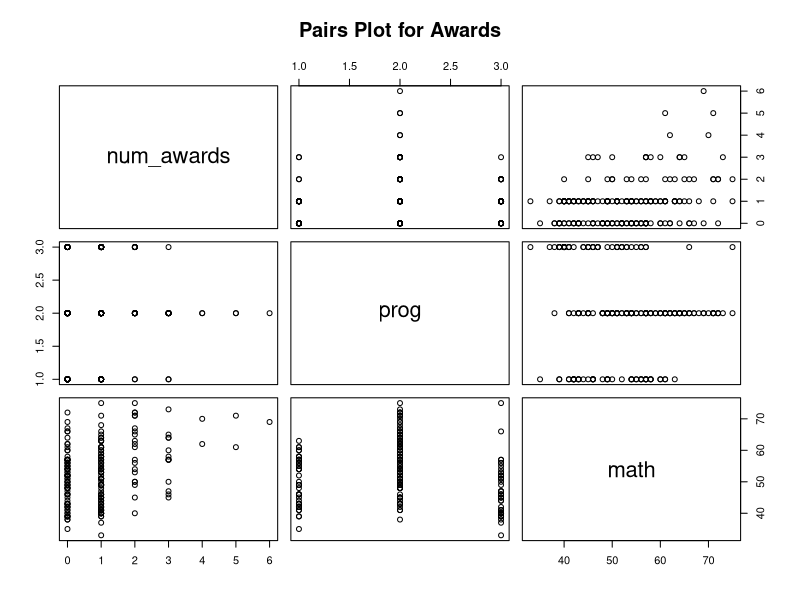
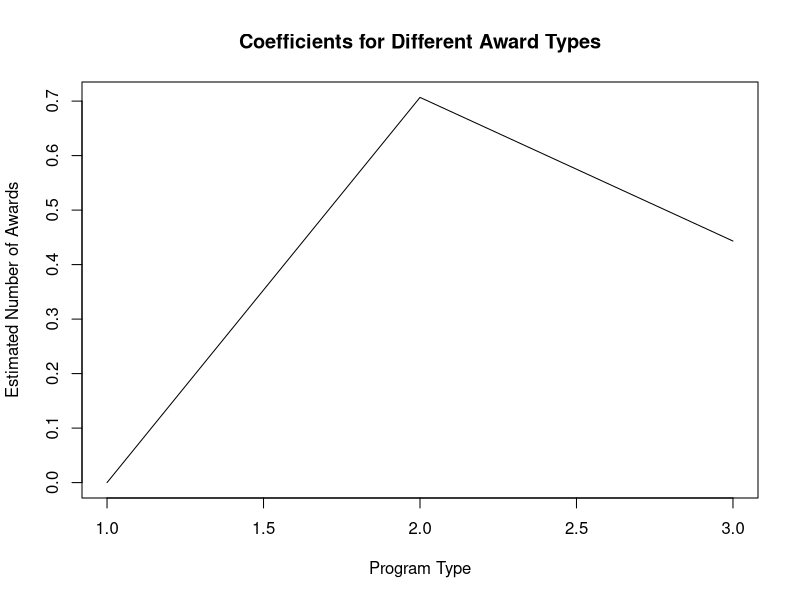
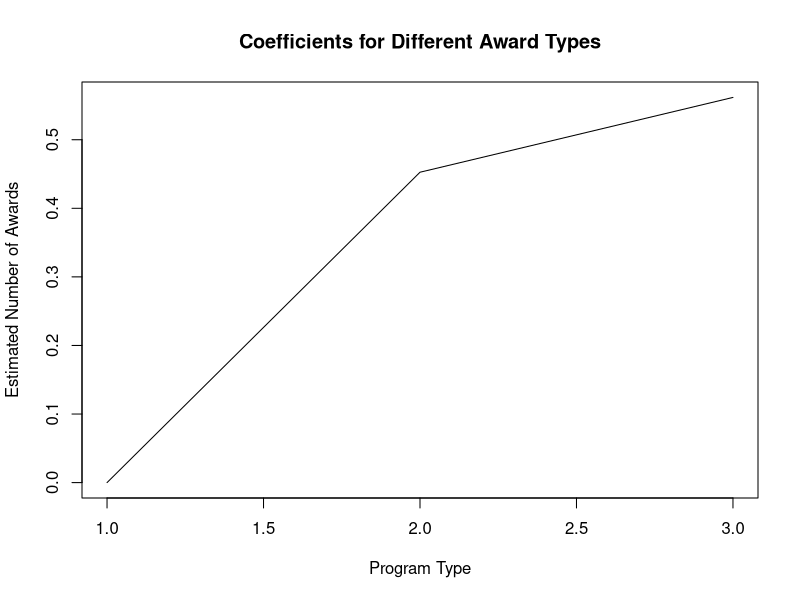

The R source for these figures, in order:
## ---- chunk 1
#Read in the data and extract the relevant column
awards=read.table("data/awards.txt",header=TRUE)
pairs(awards, main="Pairs Plot for Awards")
## ---- chunk 2
#Simple Poisson regression without math
awardsglm = glm(num_awards~prog, family=poisson, data=awards)
summary(awardsglm)
## ---- chunk 3
#Poisson regression with program as a factor
awards$prog=factor(awards$prog)
awardsglm2 = glm(num_awards~prog, family=poisson, data=awards)
summary(awardsglm2)
plot(c(0,coef(awardsglm2)[2:3]),type="l",xlab="Program Type",ylab="Estimated Number of Awards",main="Coefficients for Different Award Types")
## ---- chunk 4
program1 = data.frame(prog="1")
program2 = data.frame(prog="2")
program3 = data.frame(prog="3")
estimated_num_awards_p1 = predict(awardsglm2,program1,type="response")
estimated_num_awards_p2 = predict(awardsglm2,program2,type="response")
estimated_num_awards_p3 = predict(awardsglm2,program3,type="response")
## ---- chunk 5
program1_data = awards$num_awards[awards$prog=="1"]
program2_data = awards$num_awards[awards$prog=="2"]
program3_data = awards$num_awards[awards$prog=="3"]
ks.test(program1_data, program2_data, program3_data)
## ---- chunk 6
#awards$math=factor(awards$math)
awardsglm3 = glm(num_awards~prog+math, family=poisson, data=awards)
summary(awardsglm3)
plot(c(0,coef(awardsglm3)[2:3]),type="l",xlab="Program Type",ylab="Estimated Number of Awards",main="Coefficients for Different Award Types")
## ---- chunk 7
program1 = data.frame(prog="1", math=56)
program2 = data.frame(prog="2", math=56)
program3 = data.frame(prog="3", math=56)
estimated_num_awards_p1 = predict(awardsglm3,program1,type="response")
estimated_num_awards_p2 = predict(awardsglm3,program2,type="response")
estimated_num_awards_p3 = predict(awardsglm3,program3,type="response")
